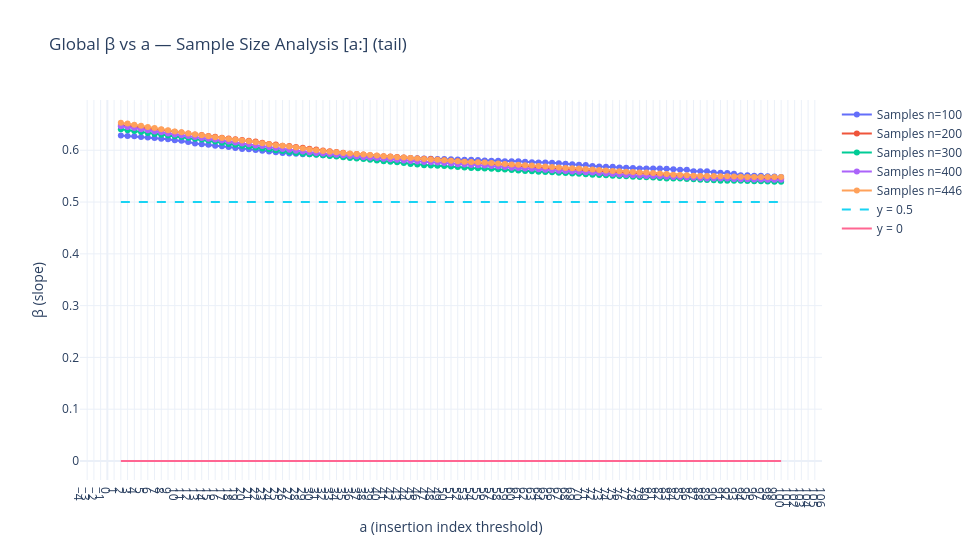

Notebook code cell kept with this figure:
### Code cell
# ================= SAMPLE SIZE ANALYSIS (tail [a:] only) =================
sample_sizes = [100, 200, 300, 400, "all"]
fig2 = go.Figure()

# Get all sample IDs (no volatility filtering)
all_sample_ids = list(merged['id'])
print(f"Total available samples: {len(all_sample_ids)}")

for sample_limit in sample_sizes:
    if sample_limit == "all":
        current_sample_ids = all_sample_ids
        label_suffix = f"n={len(current_sample_ids)}"
    else:
        current_sample_ids = all_sample_ids[:sample_limit]
        label_suffix = f"n={sample_limit}"
    
    print(f"Processing {label_suffix}")
    
    # Filter your dicts
    b_dict_filt = {k: b_dict[k] for k in current_sample_ids if k in b_dict}
    m_dict_filt = {k: m_dict[k] for k in current_sample_ids if k in m_dict}
    
    # Compute points & coeffs
    points_df, coeffs_df = _compute_points_and_coeffs_like_dashboard(
        b_dict_filt, m_dict_filt,
        hist_steps=hist_steps, gen_block=gen_block, num_insertions=num_insertions, tick_size=100
    )
    
    if DEBUG:
        debug_points_df(points_df, tag=f"({label_suffix})")
    if points_df is None or len(points_df) == 0:
        continue
    
    # Column mapping
    COL_INS = "insertion" if "insertion" in points_df.columns else _safe_col(points_df, "insertion", ["ins_idx", "idx"])
    COL_X = "x" if "x" in points_df.columns else _safe_col(points_df, "x", ["log_qv"])
    COL_Y = "y" if "y" in points_df.columns else _safe_col(points_df, "y", ["log_impact"])
    
    ins_series = pd.to_numeric(points_df[COL_INS], errors="coerce").dropna().astype(int)
    ins_min, ins_max = int(ins_series.min()), int(ins_series.max())
    
    # Global alpha for fixed-intercept fit
    alpha_global = float(coeffs_df["alpha_hat"].mean(skipna=True)) if not coeffs_df.empty else 0.0
    
    def _fixed_intercept_beta(sub_df):
        """
        Compute beta with fixed intercept using beta_fit function
        """
        if sub_df is None or len(sub_df) < 2:
            return np.nan
        X = pd.to_numeric(sub_df[COL_X], errors="coerce").to_numpy(dtype=float)
        Y = pd.to_numeric(sub_df[COL_Y], errors="coerce").to_numpy(dtype=float)
        valid = np.isfinite(X) & np.isfinite(Y) & (X != 0)
        if np.sum(valid) < 2:
            return np.nan
        beta = beta_fit(X[valid], Y[valid], alpha_global, method=est_method)
        return beta
    
    # Tail [a:] only
    a_tail = list(range(ins_min, ins_max + 1))
    betas_tail = []
    for a in a_tail:
        sub = points_df[points_df[COL_INS] >= a]
        betas_tail.append(_fixed_intercept_beta(sub))
    
    # Plot
    fig2.add_trace(go.Scatter(
        x=a_tail, y=betas_tail, mode="lines+markers",
        name=f"Samples {label_suffix}"
    ))

# Guides for second plot
if len(fig2.data) > 0:
    all_x = np.concatenate([np.asarray(tr.x, dtype=float) for tr in fig2.data if len(tr.x)])
    x_min, x_max = int(np.nanmin(all_x)), int(np.nanmax(all_x))
else:
    x_min, x_max = 1, 20
fig2.add_trace(go.Scatter(x=[x_min, x_max], y=[0.5, 0.5], mode="lines", line=dict(dash="dash"), name="y = 0.5"))
fig2.add_trace(go.Scatter(x=[x_min, x_max], y=[0, 0], mode="lines", name="y = 0"))

fig2.update_xaxes(title_text="a (insertion index threshold)", dtick=1)
fig2.update_yaxes(title_text="β (slope)")
fig2.update_layout(
    title="Global β vs a — Sample Size Analysis [a:] (tail)",
    template="plotly_white", width=980, height=560
)
fig2.show()

### Figure 1 — Plotly figure (JSON) as saved in the notebook; plotly's stock layout.template omitted (floating-point values rounded to 4 significant figures)
{"data": [{"mode": "lines+markers", "name": "Samples n=100", "type": "scatter", "x": [2, 3, 4, 5, 6, 7, 8, 9, 10, 11, 12, 13, 14, 15, 16, 17, 18, 19, 20, 21, 22, 23, 24, 25, 26, 27, 28, 29, 30, 31, 32, 33, 34, 35, 36, 37, 38, 39, 40, 41, 42, 43, 44, 45, 46, 47, 48, 49, 50, 51, 52, 53, 54, 55, 56, 57, 58, 59, 60, 61, 62, 63, 64, 65, 66, 67, 68, 69, 70, 71, 72, 73, 74, 75, 76, 77, 78, 79, 80, 81, 82, 83, 84, 85, 86, 87, 88, 89, 90, 91, 92, 93, 94, 95, 96, 97, 98, 99, 100], "y": [0.6285, 0.6275, 0.6269, 0.6257, 0.6247, 0.6235, 0.6224, 0.6214, 0.6195, 0.6182, 0.6161, 0.6133, 0.6119, 0.6109, 0.6088, 0.6077, 0.6062, 0.6045, 0.6026, 0.602, 0.6007, 0.5991, 0.5975, 0.5963, 0.5949, 0.594, 0.5931, 0.5926, 0.5922, 0.5917, 0.5906, 0.59, 0.5892, 0.5889, 0.5885, 0.5881, 0.5879, 0.5874, 0.5869, 0.5861, 0.5859, 0.5858, 0.5856, 0.5848, 0.5844, 0.584, 0.5835, 0.5834, 0.583, 0.5829, 0.5821, 0.5819, 0.5815, 0.581, 0.5803, 0.58, 0.5797, 0.579, 0.5789, 0.5787, 0.5779, 0.577, 0.5763, 0.5762, 0.5757, 0.5751, 0.5739, 0.5731, 0.5721, 0.5714, 0.5697, 0.5688, 0.5684, 0.5681, 0.5668, 0.5662, 0.5656, 0.5648, 0.5647, 0.5646, 0.5646, 0.5641, 0.5635, 0.5625, 0.5625, 0.5597, 0.5594, 0.5594, 0.5573, 0.5568, 0.5563, 0.5545, 0.5518, 0.5517, 0.5507, 0.5507, 0.55, 0.5493, 0.5484]}, {"mode": "lines+markers", "name": "Samples n=200", "type": "scatter", "x": [2, 3, 4, 5, 6, 7, 8, 9, 10, 11, 12, 13, 14, 15, 16, 17, 18, 19, 20, 21, 22, 23, 24, 25, 26, 27, 28, 29, 30, 31, 32, 33, 34, 35, 36, 37, 38, 39, 40, 41, 42, 43, 44, 45, 46, 47, 48, 49, 50, 51, 52, 53, 54, 55, 56, 57, 58, 59, 60, 61, 62, 63, 64, 65, 66, 67, 68, 69, 70, 71, 72, 73, 74, 75, 76, 77, 78, 79, 80, 81, 82, 83, 84, 85, 86, 87, 88, 89, 90, 91, 92, 93, 94, 95, 96, 97, 98, 99, 100], "y": [0.6486, 0.6474, 0.6454, 0.644, 0.6423, 0.6408, 0.6396, 0.6378, 0.6359, 0.6345, 0.6324, 0.6306, 0.6293, 0.6276, 0.626, 0.6244, 0.6228, 0.6215, 0.62, 0.6184, 0.6168, 0.6144, 0.6122, 0.611, 0.609, 0.608, 0.6064, 0.6048, 0.6028, 0.6013, 0.5997, 0.5982, 0.5965, 0.595, 0.5935, 0.5926, 0.5919, 0.5905, 0.5896, 0.5887, 0.5881, 0.587, 0.5859, 0.5852, 0.5843, 0.5836, 0.5829, 0.5819, 0.5808, 0.5799, 0.5786, 0.5773, 0.5762, 0.5756, 0.5747, 0.574, 0.5731, 0.5723, 0.5712, 0.5701, 0.5694, 0.5684, 0.5674, 0.5659, 0.5656, 0.5649, 0.5642, 0.5629, 0.562, 0.5609, 0.5598, 0.5594, 0.5587, 0.5581, 0.5573, 0.5571, 0.5566, 0.5562, 0.5552, 0.5534, 0.5525, 0.5516, 0.5507, 0.5503, 0.5501, 0.55, 0.5493, 0.5491, 0.5484, 0.5479, 0.5479, 0.5468, 0.5465, 0.5457, 0.5457, 0.5457, 0.5456, 0.5456, 0.5457]}, {"mode": "lines+markers", "name": "Samples n=300", "type": "scatter", "x": [2, 3, 4, 5, 6, 7, 8, 9, 10, 11, 12, 13, 14, 15, 16, 17, 18, 19, 20, 21, 22, 23, 24, 25, 26, 27, 28, 29, 30, 31, 32, 33, 34, 35, 36, 37, 38, 39, 40, 41, 42, 43, 44, 45, 46, 47, 48, 49, 50, 51, 52, 53, 54, 55, 56, 57, 58, 59, 60, 61, 62, 63, 64, 65, 66, 67, 68, 69, 70, 71, 72, 73, 74, 75, 76, 77, 78, 79, 80, 81, 82, 83, 84, 85, 86, 87, 88, 89, 90, 91, 92, 93, 94, 95, 96, 97, 98, 99, 100], "y": [0.6405, 0.6389, 0.6371, 0.6355, 0.6333, 0.6314, 0.6302, 0.6286, 0.6272, 0.6255, 0.624, 0.6223, 0.6206, 0.6187, 0.617, 0.6145, 0.6122, 0.6105, 0.6087, 0.6073, 0.6055, 0.6036, 0.602, 0.6002, 0.5984, 0.5966, 0.5949, 0.5935, 0.5924, 0.5915, 0.5902, 0.589, 0.5877, 0.5863, 0.5852, 0.5841, 0.583, 0.5818, 0.5803, 0.5788, 0.5776, 0.5767, 0.5754, 0.5735, 0.5725, 0.5713, 0.5706, 0.57, 0.5695, 0.5686, 0.5678, 0.5668, 0.5658, 0.5653, 0.5649, 0.5644, 0.5635, 0.5627, 0.5617, 0.5609, 0.5599, 0.5594, 0.5587, 0.558, 0.5573, 0.5568, 0.5561, 0.5554, 0.5549, 0.5537, 0.553, 0.5522, 0.5516, 0.5507, 0.5501, 0.5497, 0.549, 0.5483, 0.5478, 0.5472, 0.5463, 0.5457, 0.5456, 0.5453, 0.5447, 0.544, 0.5433, 0.5426, 0.542, 0.5413, 0.541, 0.541, 0.5409, 0.5407, 0.5402, 0.5401, 0.5397, 0.5393, 0.5392]}, {"mode": "lines+markers", "name": "Samples n=400", "type": "scatter", "x": [2, 3, 4, 5, 6, 7, 8, 9, 10, 11, 12, 13, 14, 15, 16, 17, 18, 19, 20, 21, 22, 23, 24, 25, 26, 27, 28, 29, 30, 31, 32, 33, 34, 35, 36, 37, 38, 39, 40, 41, 42, 43, 44, 45, 46, 47, 48, 49, 50, 51, 52, 53, 54, 55, 56, 57, 58, 59, 60, 61, 62, 63, 64, 65, 66, 67, 68, 69, 70, 71, 72, 73, 74, 75, 76, 77, 78, 79, 80, 81, 82, 83, 84, 85, 86, 87, 88, 89, 90, 91, 92, 93, 94, 95, 96, 97, 98, 99, 100], "y": [0.6465, 0.6449, 0.6428, 0.6406, 0.6386, 0.6363, 0.6346, 0.6325, 0.6305, 0.629, 0.6274, 0.6256, 0.6239, 0.6222, 0.6206, 0.6188, 0.6171, 0.6151, 0.6129, 0.6115, 0.6095, 0.608, 0.6062, 0.6046, 0.6026, 0.6008, 0.599, 0.5975, 0.5963, 0.5949, 0.5936, 0.5926, 0.5916, 0.5903, 0.5891, 0.5879, 0.5867, 0.5858, 0.5849, 0.5838, 0.5829, 0.5817, 0.5805, 0.5792, 0.5784, 0.5776, 0.5771, 0.5762, 0.5755, 0.5743, 0.5732, 0.5726, 0.5715, 0.571, 0.5704, 0.5695, 0.5686, 0.5677, 0.5664, 0.5656, 0.5649, 0.5642, 0.5633, 0.5623, 0.5613, 0.5606, 0.5598, 0.5591, 0.5584, 0.5578, 0.5571, 0.5561, 0.5554, 0.5543, 0.5531, 0.5524, 0.5519, 0.5512, 0.5506, 0.5501, 0.5498, 0.549, 0.5483, 0.5482, 0.5476, 0.5468, 0.5459, 0.5456, 0.5456, 0.5456, 0.5453, 0.5446, 0.544, 0.544, 0.5437, 0.5433, 0.5433, 0.5433, 0.5431]}, {"mode": "lines+markers", "name": "Samples n=446", "type": "scatter", "x": [2, 3, 4, 5, 6, 7, 8, 9, 10, 11, 12, 13, 14, 15, 16, 17, 18, 19, 20, 21, 22, 23, 24, 25, 26, 27, 28, 29, 30, 31, 32, 33, 34, 35, 36, 37, 38, 39, 40, 41, 42, 43, 44, 45, 46, 47, 48, 49, 50, 51, 52, 53, 54, 55, 56, 57, 58, 59, 60, 61, 62, 63, 64, 65, 66, 67, 68, 69, 70, 71, 72, 73, 74, 75, 76, 77, 78, 79, 80, 81, 82, 83, 84, 85, 86, 87, 88, 89, 90, 91, 92, 93, 94, 95, 96, 97, 98, 99, 100], "y": [0.6532, 0.6517, 0.6494, 0.6475, 0.6452, 0.6429, 0.6407, 0.6388, 0.6365, 0.6346, 0.6324, 0.6305, 0.6288, 0.6271, 0.6252, 0.6236, 0.6218, 0.6203, 0.6188, 0.6174, 0.6153, 0.6134, 0.6118, 0.6099, 0.6085, 0.6071, 0.6053, 0.6035, 0.6017, 0.6, 0.5986, 0.5972, 0.5962, 0.595, 0.5938, 0.5928, 0.5919, 0.5907, 0.5897, 0.5886, 0.5876, 0.5865, 0.5859, 0.5849, 0.584, 0.583, 0.5821, 0.5815, 0.5805, 0.5795, 0.5787, 0.578, 0.5775, 0.577, 0.5762, 0.5753, 0.5743, 0.5733, 0.5727, 0.5721, 0.5713, 0.5706, 0.5697, 0.5687, 0.5678, 0.5669, 0.5657, 0.5652, 0.5648, 0.5641, 0.5629, 0.562, 0.5611, 0.56, 0.5594, 0.5586, 0.5579, 0.5572, 0.557, 0.5561, 0.5553, 0.5543, 0.5529, 0.552, 0.5516, 0.5508, 0.5505, 0.5503, 0.5501, 0.55, 0.5496, 0.5493, 0.5488, 0.5483, 0.5482, 0.5482, 0.5483, 0.5483, 0.5482]}, {"line": {"dash": "dash"}, "mode": "lines", "name": "y = 0.5", "type": "scatter", "x": [2, 100], "y": [0.5, 0.5]}, {"mode": "lines", "name": "y = 0", "type": "scatter", "x": [2, 100], "y": [0, 0]}], "layout": {"height": 560, "title": {"text": "Global β vs a — Sample Size Analysis [a:] (tail)"}, "width": 980, "xaxis": {"dtick": 1, "title": {"text": "a (insertion index threshold)"}}, "yaxis": {"title": {"text": "β (slope)"}}}}
